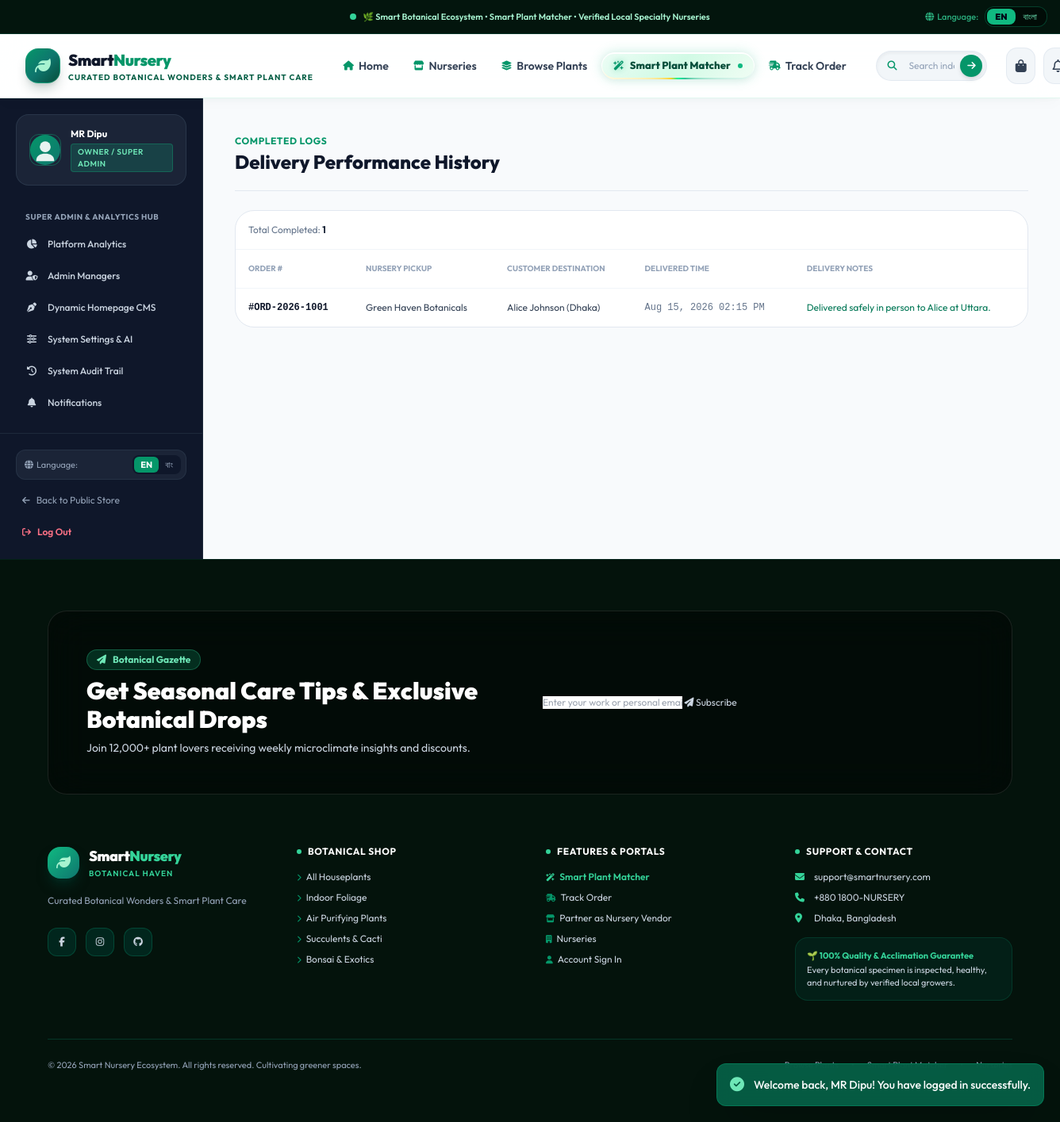
Page /delivery/history.php (signed in) on the committed database.
### tables this page shows
CREATE TABLE `users` (
  `id` INT AUTO_INCREMENT PRIMARY KEY,
  `role_id` INT NOT NULL,
  `name` VARCHAR(100) NOT NULL,
  `email` VARCHAR(150) NOT NULL UNIQUE,
  `password_hash` VARCHAR(255) NOT NULL,
  `phone` VARCHAR(30) NULL,
  `avatar` VARCHAR(255) NULL,
  `status` ENUM('active', 'pending', 'suspended') NOT NULL DEFAULT 'active',
  `created_at` TIMESTAMP DEFAULT CURRENT_TIMESTAMP,
  `updated_at` TIMESTAMP DEFAULT CURRENT_TIMESTAMP ON UPDATE CURRENT_TIMESTAMP,
  FOREIGN KEY (`role_id`) REFERENCES `roles`(`id`) ON DELETE RESTRICT
);

CREATE TABLE `roles` (
  `id` INT AUTO_INCREMENT PRIMARY KEY,
  `name` VARCHAR(50) NOT NULL UNIQUE,
  `display_name` VARCHAR(100) NOT NULL,
  `description` VARCHAR(255) NULL,
  `created_at` TIMESTAMP DEFAULT CURRENT_TIMESTAMP
);

CREATE TABLE `delivery_assignments` (
  `id` INT AUTO_INCREMENT PRIMARY KEY,
  `order_id` INT NOT NULL UNIQUE,
  `delivery_staff_id` INT NOT NULL,
  `assigned_at` TIMESTAMP DEFAULT CURRENT_TIMESTAMP,
  `picked_up_at` TIMESTAMP NULL,
  `delivered_at` TIMESTAMP NULL,
  `delivery_notes` TEXT NULL,
  `proof_image` VARCHAR(255) NULL,
  `status` ENUM('assigned', 'picked_up', 'out_for_delivery', 'delivered', 'failed') NOT NULL DEFAULT 'assigned',
  `created_at` TIMESTAMP DEFAULT CURRENT_TIMESTAMP,
  FOREIGN KEY (`order_id`) REFERENCES `orders`(`id`) ON DELETE CASCADE,
  FOREIGN KEY (`delivery_staff_id`) REFERENCES `users`(`id`) ON DELETE RESTRICT
);

CREATE TABLE `orders` (
  `id` INT AUTO_INCREMENT PRIMARY KEY,
  `order_number` VARCHAR(30) NOT NULL UNIQUE,
  `customer_id` INT NOT NULL,
  `vendor_id` INT NOT NULL,
  `total_amount` DECIMAL(10,2) NOT NULL,
  `discount_amount` DECIMAL(10,2) NOT NULL DEFAULT 0.00,
  `shipping_fee` DECIMAL(10,2) NOT NULL DEFAULT 60.00,
  `grand_total` DECIMAL(10,2) NOT NULL,
  `order_status` ENUM(
    'Pending',
    'Vendor Accepted',
    'Vendor Rejected',
    'Cancelled',
    'Preparing',
    'Ready for Pickup',
    'Assigned to Delivery',
    'Picked Up',
    'Out for Delivery',
    'Delivered'
  ) NOT NULL DEFAULT 'Pending',
  `shipping_name` VARCHAR(100) NOT NULL,
  `shipping_phone` VARCHAR(30) NOT NULL,
  `shipping_address` VARCHAR(255) NOT NULL,
  `shipping_city` VARCHAR(100) NOT NULL DEFAULT 'Dhaka',
  `notes` TEXT NULL,
  `cancelled_reason` VARCHAR(255) NULL,
  `created_at` TIMESTAMP DEFAULT CURRENT_TIMESTAMP,
  `updated_at` TIMESTAMP DEFAULT CURRENT_TIMESTAMP ON UPDATE CURRENT_TIMESTAMP,
  FOREIGN KEY (`customer_id`) REFERENCES `users`(`id`) ON DELETE RESTRICT,
  FOREIGN KEY (`vendor_id`) REFERENCES `vendor_profiles`(`id`) ON DELETE RESTRICT
);

CREATE TABLE `vendor_profiles` (
  `id` INT AUTO_INCREMENT PRIMARY KEY,
  `user_id` INT NOT NULL UNIQUE,
  `nursery_name` VARCHAR(150) NOT NULL,
  `nursery_name_bn` VARCHAR(150) NULL,
  `description` TEXT NULL,
  `description_bn` TEXT NULL,
  `address` VARCHAR(255) NOT NULL,
  `address_bn` VARCHAR(255) NULL,
  `city` VARCHAR(100) NOT NULL DEFAULT 'Dhaka',
  `opening_hours` VARCHAR(100) NOT NULL DEFAULT 'Sat - Thu: 9:00 AM - 8:00 PM',
  `contact_phone` VARCHAR(30) NULL,
  `banner_image` VARCHAR(255) NULL,
  `logo_image` VARCHAR(255) NULL,
  `verification_status` ENUM('pending', 'verified', 'rejected', 'suspended') NOT NULL DEFAULT 'pending',
  `rating_avg` DECIMAL(3,2) NOT NULL DEFAULT 5.00,
  `rating_count` INT NOT NULL DEFAULT 0,
  `commission_rate` DECIMAL(5,2) NOT NULL DEFAULT 10.00,
  `created_at` TIMESTAMP DEFAULT CURRENT_TIMESTAMP,
  FOREIGN KEY (`user_id`) REFERENCES `users`(`id`) ON DELETE CASCADE
);

### delivery/history.php (the view, shortened to what the rows shown need)
<?php
require_once __DIR__ . '/../helpers/auth.php';
require_once __DIR__ . '/../helpers/functions.php';
require_role(['delivery', 'admin', 'owner']);
$currentUser = current_user();
$db = get_db();
$isDeliveryStaff = ($currentUser['role_name'] === 'delivery');
if ($isDeliveryStaff) {
    $pStmt = $db->prepare("SELECT id FROM delivery_staff_profiles WHERE user_id = :uid");
    $pStmt->execute(['uid' => $currentUser['id']]);
    $staffProfileId = (int)$pStmt->fetchColumn();
    $stmt = $db->prepare("
        SELECT da.*, o.order_number, o.grand_total, o.shipping_name, o.shipping_address, o.shipping_city,
               vp.nursery_name
        FROM delivery_assignments da
        JOIN orders o ON da.order_id = o.id
        JOIN vendor_profiles vp ON o.vendor_id = vp.id
        WHERE (da.delivery_staff_id = :did OR da.delivery_staff_id = :pid) AND da.status = 'delivered'
        ORDER BY da.delivered_at DESC
    ");
    $stmt->execute(['did' => $currentUser['id'], 'pid' => $staffProfileId]);
    $history = $stmt->fetchAll();
} else {
    $stmt = $db->query("
        SELECT da.*, o.order_number, o.grand_total, o.shipping_name, o.shipping_address, o.shipping_city,
               vp.nursery_name, rider.name AS assigned_rider_name
        FROM delivery_assignments da
        JOIN orders o ON da.order_id = o.id
        JOIN vendor_profiles vp ON o.vendor_id = vp.id
        LEFT JOIN users rider ON da.delivery_staff_id = rider.id
        WHERE da.status = 'delivered'
        ORDER BY da.delivered_at DESC
    ");
    $history = $stmt->fetchAll();
}
require_once __DIR__ . '/../includes/header.php';
?>
<div class="flex-1 flex flex-col lg:flex-row">
    <?php require_once __DIR__ . '/../includes/sidebar.php'; ?>
    <main class="flex-1 p-6 sm:p-10 space-y-6 bg-slate-50">
        <div class="border-b border-slate-200 pb-5">
            <h1 class="text-2xl font-extrabold text-slate-900">Delivery Performance History</h1>
        </div>
        <div class="bg-white rounded-3xl border border-slate-200 shadow-xs overflow-hidden">
            <div class="overflow-x-auto">
                <table class="w-full text-left text-xs">
                    <thead>
                        <tr class="border-b border-slate-100 text-slate-400 uppercase text-[10px] font-bold">
                            <th class="p-4">Order #</th>
                            <th class="p-4">Nursery Pickup</th>
                            <th class="p-4">Customer Destination</th>
                            <th class="p-4">Delivered Time</th>
                            <th class="p-4">Delivery Notes</th>
                        </tr>
                    </thead>
                    <tbody class="divide-y divide-slate-50 text-slate-700">
                        <?php if (!empty($history)): ?>
                            <?php foreach ($history as $h): ?>
                                <tr>
                                    <td class="p-4 font-mono font-bold text-slate-900">#<?= sanitize($h['order_number']) ?></td>
                                    <td class="p-4"><?= sanitize($h['nursery_name']) ?></td>
                                    <td class="p-4"><?= sanitize($h['shipping_name']) ?> (<?= sanitize($h['shipping_city']) ?>)</td>
                                    <td class="p-4 font-mono text-slate-500"><?= format_date($h['delivered_at']) ?></td>
                                    <td class="p-4 text-emerald-700"><?= sanitize($h['delivery_notes'] ?: 'Completed successfully') ?></td>
                                </tr>
                            <?php endforeach; ?>
                        <?php else: ?>
                            <tr>
                                <td colspan="5" class="p-8 text-center text-slate-400">No completed delivery history records found.</td>
                            </tr>
                        <?php endif; ?>
                    </tbody>
                </table>
            </div>
        </div>
    </main>
</div>
<?php require_once __DIR__ . '/../includes/footer.php'; ?>

### includes/sidebar.php (shortened to what the rows shown need)
<?php
require_once __DIR__ . '/../helpers/auth.php';
require_once __DIR__ . '/../helpers/functions.php';
$currentUser = current_user();
$role = $currentUser['role_name'] ?? 'customer';
?>
<aside class="w-full lg:w-64 bg-slate-900 text-slate-200 flex flex-col justify-between border-r border-slate-800 shrink-0">
    <div class="p-5 space-y-6">
        <div class="bg-slate-800/80 rounded-2xl p-4 border border-slate-700/60 flex items-center space-x-3">
            <div class="overflow-hidden">
                <h4 class="text-xs font-bold text-white truncate"><?= sanitize($currentUser['name'] ?? 'User') ?></h4>
                <span class="inline-flex items-center px-2 py-0.5 rounded text-[10px] font-semibold bg-emerald-500/20 text-emerald-300 border border-emerald-500/30 uppercase tracking-wider">
                    <?= __('role.' . $role, sanitize($currentUser['role_display'] ?? ucfirst($role))) ?>
                </span>
            </div>
        </div>
    </div>
</aside>

### rows in the picture
users: name "MR Dipu", role.display_name "OWNER / SUPER ADMIN"
delivery_assignments: order.order_number "ORD-2026-1001", vendor_profiles.nursery_name "Green Haven Botanicals", order.shipping_name "Alice Johnson", order.shipping_city "Dhaka", delivered_at "Aug 15, 2026 02:15 PM", delivery_notes "Delivered safely in person to Alice at Uttara."

### other values in the picture
$flashSuccess "Welcome back, MR Dipu! You have logged in successfully."
$announcementText "🌿 Smart Botanical Ecosystem • Smart Plant Matcher • Verified Local Specialty Nurseries"
__('lang.switch_label') "Language"
$brandTitle "Smart"
$brandSubtitle "Nursery"
$brandTag "CURATED BOTANICAL WONDERS & SMART PLANT CARE"
__('nav.home') "Home"
__('nav.nurseries', 'Nurseries') "Nurseries"
__('nav.browse_plants') "Browse Plants"
__('nav.ai_matcher') "Smart Plant Matcher"
__('nav.track_order') "Track Order"
__('owner.dashboard_title') "SUPER ADMIN & ANALYTICS HUB"
__('owner.analytics') "Platform Analytics"
__('owner.admin_managers') "Admin Managers"
__('owner.cms') "Dynamic Homepage CMS"
